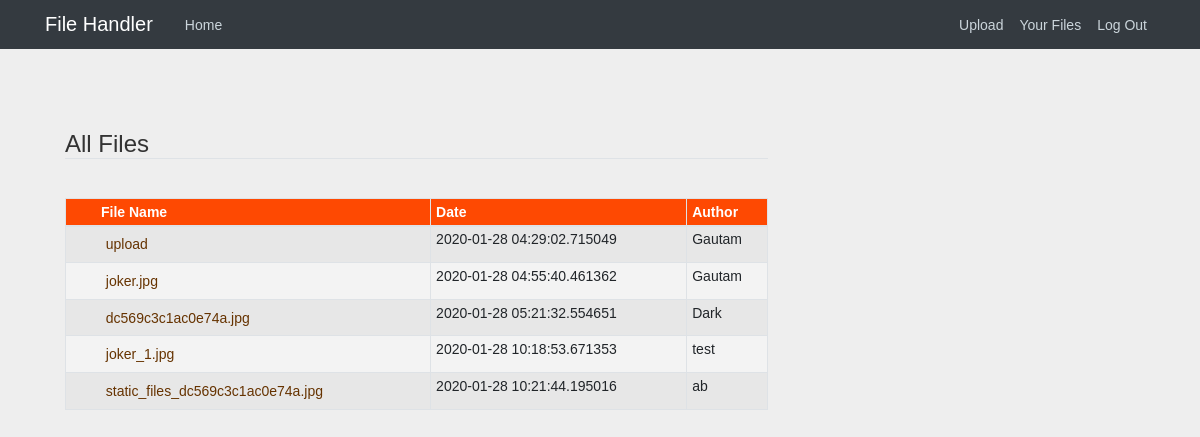
/allfiles (signed in), run on an earlier commit of the app's database.
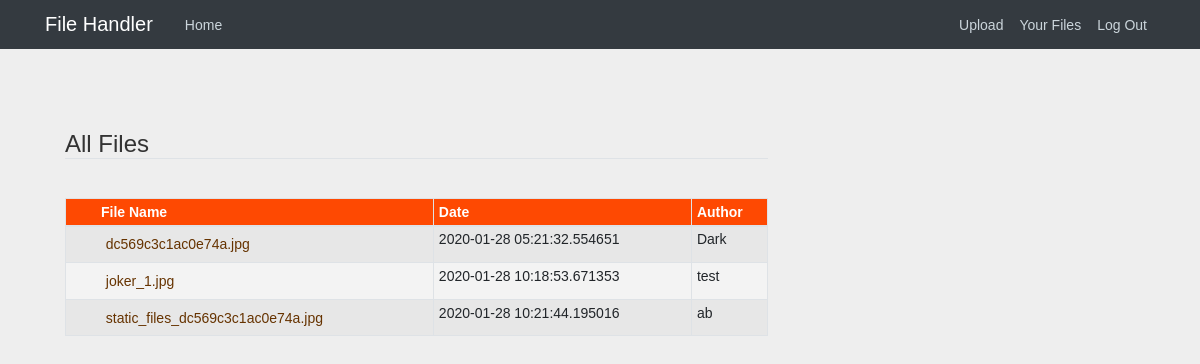
And on a later commit of the database.
### files_all/models.py (models this page shows, shortened)
class FileContents(db.Model):
    id = db.Column(db.Integer, primary_key=True, unique=True)
    file_name = db.Column(db.String(300))
    user_id = db.Column(db.Integer, db.ForeignKey('user.id'), nullable=False)
    uploaded_on = db.Column(db.DateTime, nullable=False, default=datetime.utcnow)

class User(db.Model, UserMixin):
    id = db.Column(db.Integer, primary_key=True)
    username = db.Column(db.String(20), nullable=False, unique=True)
    email = db.Column(db.String(40), nullable=False, unique=True)
    password = db.Column(db.String(40), nullable=False)
    files = db.relationship('FileContents', backref='author', lazy=True)

### files_all/users/routes.py (the view)
@users.route("/allfiles", methods=['GET', 'POST'])
@login_required
def viewfiles():
    files = FileContents.query.all()
    return render_template("viewfiles.html", files=files, filesView=True)

### files_all/models.py (called while the page is built)
@login_manager.user_loader
def load_user(user_id):
    return User.query.get(int(user_id))

### files_all/templates/viewfiles.html
{% extends "layout.html" %}
    {% block content %}
         <fieldset class="form-group">
             <legend class="border-bottom mb-4">All Files</legend>
        <table class="table table-striped table-bordered table-sm" cellspacing="0" width="100%">
        <thead>
            <tr>
                <th>File Name</th>
                <th>Date</th>
                <th>Author</th>
            </tr>
        </thead>
        <tbody>
            {% for file in files %}
            <tr>
                <td><a href="{{url_for('static' , filename='files/' + file.file_name)}}" download>{{ file.file_name}}</a></td>
                <td>{{ file.uploaded_on}}</td>
                <td>{{ file.author.username }}</td>
            </tr>
            {% endfor %}
        </tbody>
        </table>
         </fieldset>
    {% endblock content %}

### files_all/templates/layout.html (shortened to what this page needs)
<!DOCTYPE html>
<html>
    <head>
        <link rel="stylesheet" href="https://stackpath.bootstrapcdn.com/bootstrap/4.3.1/css/bootstrap.min.css">
        <link rel="stylesheet" type="text/css" href="{{ url_for('static', filename='main.css') }}">
    </head>
    <body>
        <header class="site-header">
            <nav class="navbar navbar-expand-md navbar-dark bg-dark fixed-top">
                <div class="container">
                    <a class="navbar-brand mr-4" href="/">File Handler</a>
                <div class="collapse navbar-collapse" id="navbarToggle">
            <div class="navbar-nav mr-auto">
                <a class="nav-item nav-link" href="{{ url_for('users.home')}}">Home</a>
            </div>
            <div class="navbar-nav">
                {% if current_user.is_authenticated %}
                    {% if not isUpload %}
                        <a class="nav-item nav-link" href="{{ url_for('users.upload')}}">Upload</a>
                    {% endif %}
                    {% if not yourFile %}
                        <a class="nav-item nav-link" href="{{ url_for('users.viewyourfiles')}}">Your Files</a>
                    {% endif %}
                    <a class="nav-item nav-link" href="{{ url_for('users.logout')}}">Log Out</a>
                {% else %}
                    <a class="nav-item nav-link" href="{{ url_for('users.login')}}">Login</a>
                    <a class="nav-item nav-link" href="{{ url_for('users.register')}}">Register</a>
                {% endif %}
            </div>
            </div>
            </div>
            </nav>
        </header>
        <main role="main" class="container">
            <div class="row">
                <div class="col-md-8">
                    {% block content %}{% endblock %}
                </div>
            </div>
        </main>
    </body>
</html>

### files_all/static/main.css (style rules this page uses)
body { background: #fafafa; color: #333333; margin-top: 5rem; }
.site-header .navbar-nav .nav-link { color: #cbd5db; }
* { padding:0; margin:0; }
body { color: #333; font: 14px Sans-Serif; padding: 50px; background: #eee; }
table { background-color: #F3F3F3; border-collapse: collapse; width: 100%; margin: 15px 0; }
th { background-color: #FE4902; color: #FFF; cursor: pointer; padding: 5px 10px; }
td, th { text-align: left; }
a { text-decoration: none; }
td a { color: #663300; display: block; padding: 5px 10px; }
td:first-of-type a { background: url(./.images/file.png) no-repeat 10px 50%; padding-left: 35px; }
th:first-of-type { padding-left: 35px; }
tr:nth-of-type(odd) { background-color: #E6E6E6; }
table tr td:first-of-type a[href$=".jpg"], table tr td:first-of-type a[href$=".png"], table tr td:first-of-type a[href$=".gif"], table tr td:first-of-type a[href$=".svg"], table tr td:first-of-type a[href$=".jpeg"] { background-image: url(./.images/image.png); }

What changed in the data, as far as the page shows it:
removed FileContents: file_name "upload", uploaded_on "2020-01-28 04:29:02.715049", author.username "Gautam"
removed FileContents: file_name "joker.jpg", uploaded_on "2020-01-28 04:55:40.461362", author.username "Gautam"
